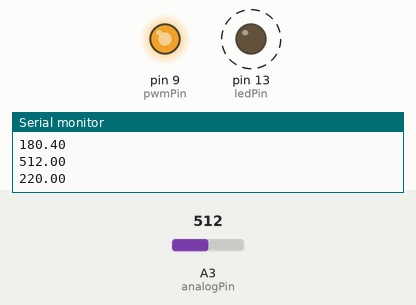
The sketch below on a simulated Arduino Uno, built with avr-gcc and run on an emulated ATmega328P. Shown: output pins drawn as LEDs (lit = HIGH), the last lines printed to the serial monitor. Dashed ring = blinking. Inputs (shaded band) come from the test bench; at power-on: A3 (analogPin) = 512.

Above: at 1.2 s.
1.3 s: A3 (analogPin) set to 1023
At 1.75 s:
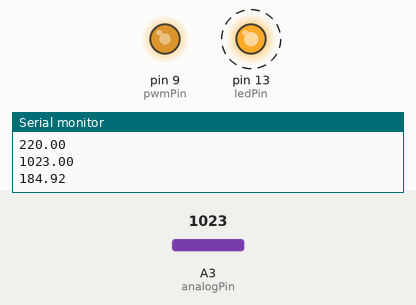
At 2.95 s:
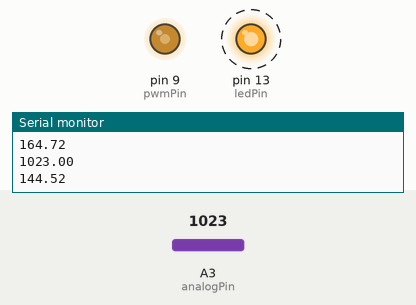
4.3 s: A3 (analogPin) set to 511
7.3 s: A3 (analogPin) set to 914
10.3 s: A3 (analogPin) set to 923
At 10.9 s:
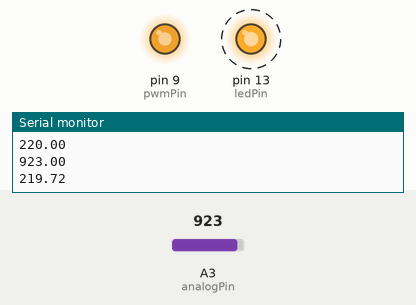
Timing chart, 0 to 14.3 s (numbered marks = the images above; inputs shaded):
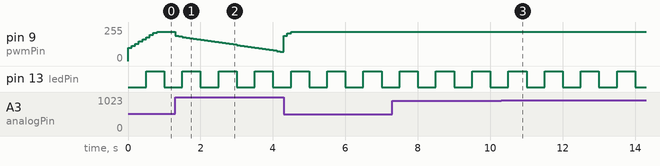

Measured:
- after the input at 1.3 s, pin 9 (pwmPin): moves from 220/255 to 71/255 over 2.9 s, starting at once
- after the input at 10.3 s, pin 9 (pwmPin): 220/255 → 219/255 at once, → 218/255 2.0 s later
- by itself, pin 13 (ledPin): alternates HIGH for 0.50 s and LOW for 0.50 s

The sketch:

PID_Boost.ino
```cpp
#include <PID_v1.h>

int pwmPin = 9; //PIN 5 IS DAMAGED!
int ledPin = 13;
int analogPin = 3;
int val = 0;

unsigned long previousMillis = 0;        // will store last time
const long interval = 500;           // interval at which to delay

double Setpoint, Input, Output;
double Kp=.2, Ki=.4, Kd=0;
PID myPID(&Input, &Output, &Setpoint, Kp, Ki, Kd, DIRECT);

void setup() {
  pinMode(pwmPin,OUTPUT);
  pinMode(ledPin, OUTPUT); // onboard LED

 TCCR1B = (TCCR1B & 0b11111000) | 0x01; // 62KHz @see http://playground.arduino.cc/Main/TimerPWMCheatsheet
  analogWrite(pwmPin, 120);
  analogReference(DEFAULT);
  Serial.begin(9600);

  //initialize the variables we're linked to
  Input = analogRead(analogPin);
  Setpoint = 922; // 46= 24v 92=45V   200=99V

  //turn the PID on
  myPID.SetMode(AUTOMATIC);
  myPID.SetOutputLimits(0,220);
}
void loop() {
    Input = analogRead(analogPin);    // read the input pin
    myPID.Compute();
    analogWrite(pwmPin, Output);


  // Blink the status LED
  unsigned long currentMillis = millis();
  if (currentMillis - previousMillis >= interval) {
    previousMillis = currentMillis;
    digitalWrite(ledPin, !digitalRead(ledPin));
    Serial.println(Input);
    Serial.println(Output);
    Serial.println("");

  }
}
```
